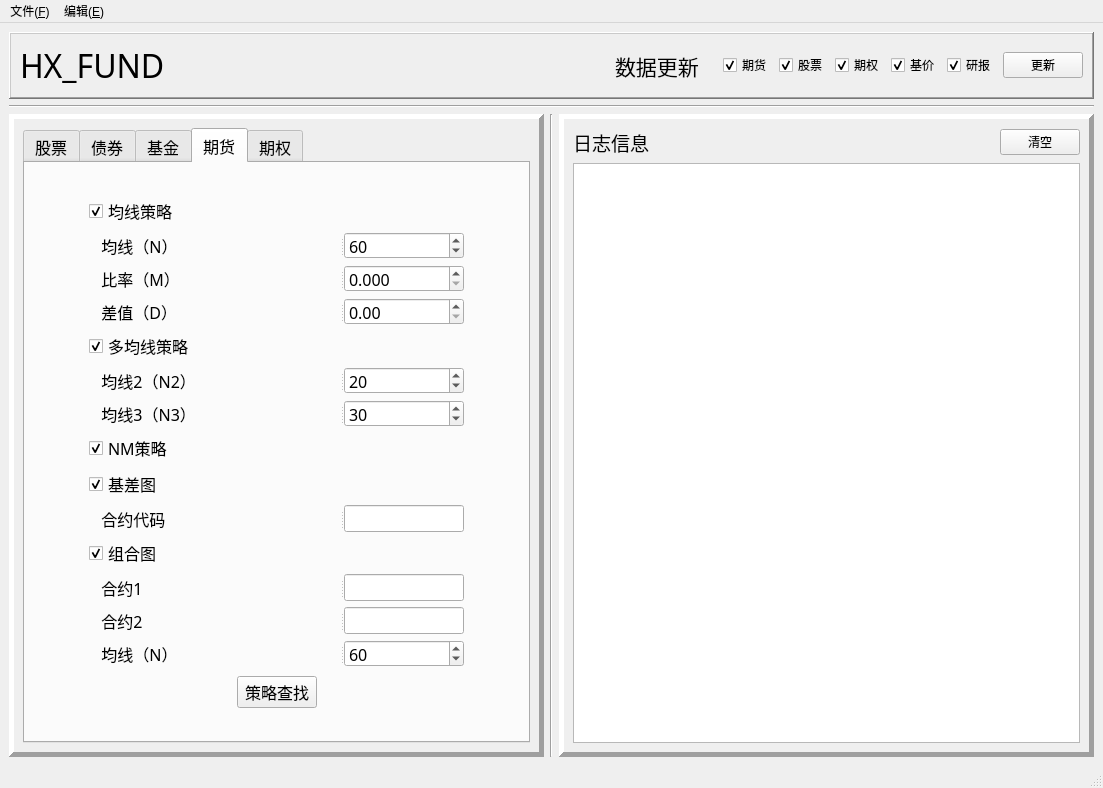
<?xml version="1.0" encoding="UTF-8"?>
<ui version="4.0">
 <class>MainWindow</class>
 <widget class="QMainWindow" name="MainWindow">
  <property name="geometry">
   <rect>
    <x>0</x>
    <y>0</y>
    <width>1103</width>
    <height>788</height>
   </rect>
  </property>
  <property name="sizePolicy">
   <sizepolicy hsizetype="MinimumExpanding" vsizetype="Preferred">
    <horstretch>0</horstretch>
    <verstretch>0</verstretch>
   </sizepolicy>
  </property>
  <property name="windowTitle">
   <string>华鑫基金</string>
  </property>
  <property name="toolTip">
   <string notr="true"/>
  </property>
  <property name="toolTipDuration">
   <number>-1</number>
  </property>
  <property name="layoutDirection">
   <enum>Qt::LeftToRight</enum>
  </property>
  <widget class="QWidget" name="centralwidget">
   <layout class="QVBoxLayout" name="verticalLayout_4">
    <item>
     <widget class="QFrame" name="frame">
      <property name="frameShape">
       <enum>QFrame::WinPanel</enum>
      </property>
      <property name="frameShadow">
       <enum>QFrame::Raised</enum>
      </property>
      <property name="lineWidth">
       <number>5</number>
      </property>
      <layout class="QHBoxLayout" name="horizontalLayout_3">
       <item>
        <layout class="QHBoxLayout" name="horizontalLayout_2">
         <item>
          <widget class="QLabel" name="label_title">
           <property name="font">
            <font>
             <family>Algerian</family>
             <pointsize>24</pointsize>
            </font>
           </property>
           <property name="text">
            <string>HX_FUND</string>
           </property>
          </widget>
         </item>
         <item>
          <spacer name="horizontalSpacer">
           <property name="orientation">
            <enum>Qt::Horizontal</enum>
           </property>
           <property name="sizeHint" stdset="0">
            <size>
             <width>40</width>
             <height>20</height>
            </size>
           </property>
          </spacer>
         </item>
         <item>
          <layout class="QHBoxLayout" name="horizontalLayout">
           <property name="spacing">
            <number>7</number>
           </property>
           <property name="sizeConstraint">
            <enum>QLayout::SetDefaultConstraint</enum>
           </property>
           <property name="bottomMargin">
            <number>0</number>
           </property>
           <item>
            <widget class="QLabel" name="label_update_state">
             <property name="enabled">
              <bool>true</bool>
             </property>
             <property name="font">
              <font>
               <family>华文行楷</family>
               <pointsize>16</pointsize>
              </font>
             </property>
             <property name="cursor">
              <cursorShape>ArrowCursor</cursorShape>
             </property>
             <property name="layoutDirection">
              <enum>Qt::LeftToRight</enum>
             </property>
             <property name="lineWidth">
              <number>3</number>
             </property>
             <property name="text">
              <string>数据更新   </string>
             </property>
             <property name="scaledContents">
              <bool>false</bool>
             </property>
            </widget>
           </item>
           <item>
            <widget class="QCheckBox" name="check_update_future">
             <property name="text">
              <string>期货</string>
             </property>
             <property name="checked">
              <bool>true</bool>
             </property>
            </widget>
           </item>
           <item>
            <widget class="QCheckBox" name="check_update_stock">
             <property name="text">
              <string>股票</string>
             </property>
             <property name="checked">
              <bool>true</bool>
             </property>
            </widget>
           </item>
           <item>
            <widget class="QCheckBox" name="check_update_option">
             <property name="text">
              <string>期权</string>
             </property>
             <property name="checked">
              <bool>true</bool>
             </property>
            </widget>
           </item>
           <item>
            <widget class="QCheckBox" name="check_update_actual">
             <property name="text">
              <string>基价</string>
             </property>
             <property name="checked">
              <bool>true</bool>
             </property>
            </widget>
           </item>
           <item>
            <widget class="QCheckBox" name="check_update_research">
             <property name="text">
              <string>研报</string>
             </property>
             <property name="checked">
              <bool>true</bool>
             </property>
            </widget>
           </item>
           <item>
            <widget class="QPushButton" name="button_update">
             <property name="enabled">
              <bool>true</bool>
             </property>
             <property name="cursor">
              <cursorShape>ArrowCursor</cursorShape>
             </property>
             <property name="mouseTracking">
              <bool>false</bool>
             </property>
             <property name="acceptDrops">
              <bool>false</bool>
             </property>
             <property name="toolTip">
              <string/>
             </property>
             <property name="toolTipDuration">
              <number>-1</number>
             </property>
             <property name="whatsThis">
              <string/>
             </property>
             <property name="text">
              <string>更新</string>
             </property>
            </widget>
           </item>
          </layout>
         </item>
        </layout>
       </item>
      </layout>
     </widget>
    </item>
    <item>
     <widget class="Line" name="line">
      <property name="orientation">
       <enum>Qt::Horizontal</enum>
      </property>
     </widget>
    </item>
    <item>
     <layout class="QHBoxLayout" name="horizontalLayout_4" stretch="1,0,1">
      <item>
       <widget class="QFrame" name="frame_3">
        <property name="frameShape">
         <enum>QFrame::Panel</enum>
        </property>
        <property name="frameShadow">
         <enum>QFrame::Raised</enum>
        </property>
        <property name="lineWidth">
         <number>5</number>
        </property>
        <layout class="QVBoxLayout" name="verticalLayout_2">
         <item>
          <widget class="QTabWidget" name="tabWidget">
           <property name="sizePolicy">
            <sizepolicy hsizetype="Expanding" vsizetype="Expanding">
             <horstretch>0</horstretch>
             <verstretch>0</verstretch>
            </sizepolicy>
           </property>
           <property name="font">
            <font>
             <family>隶书</family>
             <pointsize>12</pointsize>
            </font>
           </property>
           <property name="currentIndex">
            <number>3</number>
           </property>
           <widget class="QWidget" name="tab_stock">
            <attribute name="title">
             <string>股票</string>
            </attribute>
           </widget>
           <widget class="QWidget" name="tab_bond">
            <attribute name="title">
             <string>债券</string>
            </attribute>
           </widget>
           <widget class="QWidget" name="tab_fund">
            <attribute name="title">
             <string>基金</string>
            </attribute>
           </widget>
           <widget class="QWidget" name="tab_future">
            <attribute name="title">
             <string>期货</string>
            </attribute>
            <layout class="QHBoxLayout" name="horizontalLayout_12">
             <item>
              <layout class="QHBoxLayout" name="horizontalLayout_11">
               <item>
                <spacer name="horizontalSpacer_9">
                 <property name="orientation">
                  <enum>Qt::Horizontal</enum>
                 </property>
                 <property name="sizeType">
                  <enum>QSizePolicy::Fixed</enum>
                 </property>
                 <property name="sizeHint" stdset="0">
                  <size>
                   <width>55</width>
                   <height>17</height>
                  </size>
                 </property>
                </spacer>
               </item>
               <item>
                <layout class="QVBoxLayout" name="verticalLayout_8">
                 <item>
                  <spacer name="verticalSpacer_3">
                   <property name="orientation">
                    <enum>Qt::Vertical</enum>
                   </property>
                   <property name="sizeHint" stdset="0">
                    <size>
                     <width>20</width>
                     <height>40</height>
                    </size>
                   </property>
                  </spacer>
                 </item>
                 <item>
                  <layout class="QHBoxLayout" name="horizontalLayout_13">
                   <item>
                    <widget class="QCheckBox" name="check_fut_ave">
                     <property name="text">
                      <string>均线策略</string>
                     </property>
                     <property name="checked">
                      <bool>true</bool>
                     </property>
                    </widget>
                   </item>
                   <item>
                    <spacer name="horizontalSpacer_4">
                     <property name="orientation">
                      <enum>Qt::Horizontal</enum>
                     </property>
                     <property name="sizeHint" stdset="0">
                      <size>
                       <width>40</width>
                       <height>20</height>
                      </size>
                     </property>
                    </spacer>
                   </item>
                  </layout>
                 </item>
                 <item>
                  <layout class="QHBoxLayout" name="horizontalLayout_7">
                   <item>
                    <layout class="QVBoxLayout" name="verticalLayout_5">
                     <item>
                      <widget class="QSplitter" name="splitter">
                       <property name="orientation">
                        <enum>Qt::Horizontal</enum>
                       </property>
                       <widget class="QLabel" name="label">
                        <property name="text">
                         <string>   均线（N）</string>
                        </property>
                       </widget>
                       <widget class="QSpinBox" name="input_future_n">
                        <property name="sizePolicy">
                         <sizepolicy hsizetype="Expanding" vsizetype="Fixed">
                          <horstretch>0</horstretch>
                          <verstretch>0</verstretch>
                         </sizepolicy>
                        </property>
                        <property name="minimumSize">
                         <size>
                          <width>120</width>
                          <height>27</height>
                         </size>
                        </property>
                        <property name="maximumSize">
                         <size>
                          <width>120</width>
                          <height>27</height>
                         </size>
                        </property>
                        <property name="layoutDirection">
                         <enum>Qt::LeftToRight</enum>
                        </property>
                        <property name="wrapping">
                         <bool>false</bool>
                        </property>
                        <property name="frame">
                         <bool>true</bool>
                        </property>
                        <property name="specialValueText">
                         <string/>
                        </property>
                        <property name="minimum">
                         <number>1</number>
                        </property>
                        <property name="maximum">
                         <number>1000</number>
                        </property>
                        <property name="value">
                         <number>60</number>
                        </property>
                       </widget>
                      </widget>
                     </item>
                     <item>
                      <widget class="QSplitter" name="splitter_2">
                       <property name="orientation">
                        <enum>Qt::Horizontal</enum>
                       </property>
                       <widget class="QLabel" name="label_2">
                        <property name="text">
                         <string>   比率（M）</string>
                        </property>
                       </widget>
                       <widget class="QDoubleSpinBox" name="input_future_m">
                        <property name="minimumSize">
                         <size>
                          <width>120</width>
                          <height>27</height>
                         </size>
                        </property>
                        <property name="maximumSize">
                         <size>
                          <width>120</width>
                          <height>28</height>
                         </size>
                        </property>
                        <property name="specialValueText">
                         <string/>
                        </property>
                        <property name="decimals">
                         <number>3</number>
                        </property>
                        <property name="singleStep">
                         <double>0.001000000000000</double>
                        </property>
                       </widget>
                      </widget>
                     </item>
                     <item>
                      <widget class="QSplitter" name="splitter_3">
                       <property name="orientation">
                        <enum>Qt::Horizontal</enum>
                       </property>
                       <widget class="QLabel" name="label_4">
                        <property name="text">
                         <string>   差值（D）</string>
                        </property>
                       </widget>
                       <widget class="QDoubleSpinBox" name="input_future_d">
                        <property name="minimumSize">
                         <size>
                          <width>120</width>
                          <height>27</height>
                         </size>
                        </property>
                        <property name="maximumSize">
                         <size>
                          <width>120</width>
                          <height>27</height>
                         </size>
                        </property>
                        <property name="specialValueText">
                         <string/>
                        </property>
                        <property name="maximum">
                         <double>9999.000000000000000</double>
                        </property>
                       </widget>
                      </widget>
                     </item>
                    </layout>
                   </item>
                  </layout>
                 </item>
                 <item>
                  <layout class="QHBoxLayout" name="horizontalLayout_14">
                   <item>
                    <widget class="QCheckBox" name="check_fut_ave2">
                     <property name="text">
                      <string>多均线策略</string>
                     </property>
                     <property name="checked">
                      <bool>true</bool>
                     </property>
                    </widget>
                   </item>
                   <item>
                    <spacer name="horizontalSpacer_10">
                     <property name="orientation">
                      <enum>Qt::Horizontal</enum>
                     </property>
                     <property name="sizeHint" stdset="0">
                      <size>
                       <width>40</width>
                       <height>20</height>
                      </size>
                     </property>
                    </spacer>
                   </item>
                  </layout>
                 </item>
                 <item>
                  <layout class="QVBoxLayout" name="verticalLayout_7">
                   <item>
                    <widget class="QSplitter" name="splitter_11">
                     <property name="orientation">
                      <enum>Qt::Horizontal</enum>
                     </property>
                     <widget class="QLabel" name="label_14">
                      <property name="text">
                       <string>   均线2（N2）</string>
                      </property>
                     </widget>
                     <widget class="QSpinBox" name="input_future_n2">
                      <property name="sizePolicy">
                       <sizepolicy hsizetype="Expanding" vsizetype="Fixed">
                        <horstretch>0</horstretch>
                        <verstretch>0</verstretch>
                       </sizepolicy>
                      </property>
                      <property name="minimumSize">
                       <size>
                        <width>120</width>
                        <height>27</height>
                       </size>
                      </property>
                      <property name="maximumSize">
                       <size>
                        <width>120</width>
                        <height>27</height>
                       </size>
                      </property>
                      <property name="layoutDirection">
                       <enum>Qt::LeftToRight</enum>
                      </property>
                      <property name="wrapping">
                       <bool>false</bool>
                      </property>
                      <property name="frame">
                       <bool>true</bool>
                      </property>
                      <property name="specialValueText">
                       <string/>
                      </property>
                      <property name="minimum">
                       <number>1</number>
                      </property>
                      <property name="maximum">
                       <number>1000</number>
                      </property>
                      <property name="value">
                       <number>20</number>
                      </property>
                     </widget>
                    </widget>
                   </item>
                   <item>
                    <widget class="QSplitter" name="splitter_12">
                     <property name="orientation">
                      <enum>Qt::Horizontal</enum>
                     </property>
                     <widget class="QLabel" name="label_15">
                      <property name="text">
                       <string>   均线3（N3）</string>
                      </property>
                     </widget>
                     <widget class="QSpinBox" name="input_future_n3">
                      <property name="sizePolicy">
                       <sizepolicy hsizetype="Expanding" vsizetype="Fixed">
                        <horstretch>0</horstretch>
                        <verstretch>0</verstretch>
                       </sizepolicy>
                      </property>
                      <property name="minimumSize">
                       <size>
                        <width>120</width>
                        <height>27</height>
                       </size>
                      </property>
                      <property name="maximumSize">
                       <size>
                        <width>120</width>
                        <height>27</height>
                       </size>
                      </property>
                      <property name="layoutDirection">
                       <enum>Qt::LeftToRight</enum>
                      </property>
                      <property name="wrapping">
                       <bool>false</bool>
                      </property>
                      <property name="frame">
                       <bool>true</bool>
                      </property>
                      <property name="specialValueText">
                       <string/>
                      </property>
                      <property name="minimum">
                       <number>1</number>
                      </property>
                      <property name="maximum">
                       <number>1000</number>
                      </property>
                      <property name="value">
                       <number>30</number>
                      </property>
                     </widget>
                    </widget>
                   </item>
                  </layout>
                 </item>
                 <item>
                  <layout class="QHBoxLayout" name="horizontalLayout_8">
                   <item>
                    <widget class="QCheckBox" name="check_fut_nm">
                     <property name="text">
                      <string>NM策略</string>
                     </property>
                     <property name="checked">
                      <bool>true</bool>
                     </property>
                    </widget>
                   </item>
                   <item>
                    <spacer name="horizontalSpacer_5">
                     <property name="orientation">
                      <enum>Qt::Horizontal</enum>
                     </property>
                     <property name="sizeHint" stdset="0">
                      <size>
                       <width>40</width>
                       <height>20</height>
                      </size>
                     </property>
                    </spacer>
                   </item>
                  </layout>
                 </item>
                 <item>
                  <layout class="QHBoxLayout" name="horizontalLayout_10">
                   <item>
                    <widget class="QCheckBox" name="check_fut_different">
                     <property name="text">
                      <string>基差图</string>
                     </property>
                     <property name="checked">
                      <bool>true</bool>
                     </property>
                    </widget>
                   </item>
                   <item>
                    <spacer name="horizontalSpacer_3">
                     <property name="orientation">
                      <enum>Qt::Horizontal</enum>
                     </property>
                     <property name="sizeHint" stdset="0">
                      <size>
                       <width>40</width>
                       <height>20</height>
                      </size>
                     </property>
                    </spacer>
                   </item>
                  </layout>
                 </item>
                 <item>
                  <widget class="QSplitter" name="splitter_4">
                   <property name="orientation">
                    <enum>Qt::Horizontal</enum>
                   </property>
                   <widget class="QLabel" name="label_5">
                    <property name="text">
                     <string>   合约代码</string>
                    </property>
                   </widget>
                   <widget class="QLineEdit" name="input_future_diff_code">
                    <property name="minimumSize">
                     <size>
                      <width>120</width>
                      <height>27</height>
                     </size>
                    </property>
                    <property name="maximumSize">
                     <size>
                      <width>120</width>
                      <height>27</height>
                     </size>
                    </property>
                   </widget>
                  </widget>
                 </item>
                 <item>
                  <layout class="QHBoxLayout" name="horizontalLayout_6">
                   <item>
                    <widget class="QCheckBox" name="check_fut_comb">
                     <property name="text">
                      <string>组合图</string>
                     </property>
                     <property name="checked">
                      <bool>true</bool>
                     </property>
                    </widget>
                   </item>
                   <item>
                    <spacer name="horizontalSpacer_11">
                     <property name="orientation">
                      <enum>Qt::Horizontal</enum>
                     </property>
                     <property name="sizeHint" stdset="0">
                      <size>
                       <width>40</width>
                       <height>20</height>
                      </size>
                     </property>
                    </spacer>
                   </item>
                  </layout>
                 </item>
                 <item>
                  <layout class="QVBoxLayout" name="verticalLayout_6">
                   <item>
                    <widget class="QSplitter" name="splitter_5">
                     <property name="orientation">
                      <enum>Qt::Horizontal</enum>
                     </property>
                     <widget class="QLabel" name="label_6">
                      <property name="text">
                       <string>   合约1</string>
                      </property>
                     </widget>
                     <widget class="QLineEdit" name="input_future_comb_code1">
                      <property name="minimumSize">
                       <size>
                        <width>120</width>
                        <height>27</height>
                       </size>
                      </property>
                      <property name="maximumSize">
                       <size>
                        <width>120</width>
                        <height>27</height>
                       </size>
                      </property>
                     </widget>
                    </widget>
                   </item>
                   <item>
                    <widget class="QSplitter" name="splitter_6">
                     <property name="orientation">
                      <enum>Qt::Horizontal</enum>
                     </property>
                     <widget class="QLabel" name="label_7">
                      <property name="text">
                       <string>   合约2</string>
                      </property>
                     </widget>
                     <widget class="QLineEdit" name="input_future_comb_code2">
                      <property name="minimumSize">
                       <size>
                        <width>120</width>
                        <height>27</height>
                       </size>
                      </property>
                      <property name="maximumSize">
                       <size>
                        <width>120</width>
                        <height>27</height>
                       </size>
                      </property>
                     </widget>
                    </widget>
                   </item>
                   <item>
                    <widget class="QSplitter" name="splitter_7">
                     <property name="orientation">
                      <enum>Qt::Horizontal</enum>
                     </property>
                     <widget class="QLabel" name="label_8">
                      <property name="text">
                       <string>   均线（N）</string>
                      </property>
                     </widget>
                     <widget class="QSpinBox" name="input_future_comb_n">
                      <property name="sizePolicy">
                       <sizepolicy hsizetype="Expanding" vsizetype="Fixed">
                        <horstretch>0</horstretch>
                        <verstretch>0</verstretch>
                       </sizepolicy>
                      </property>
                      <property name="minimumSize">
                       <size>
                        <width>120</width>
                        <height>27</height>
                       </size>
                      </property>
                      <property name="maximumSize">
                       <size>
                        <width>120</width>
                        <height>27</height>
                       </size>
                      </property>
                      <property name="layoutDirection">
                       <enum>Qt::LeftToRight</enum>
                      </property>
                      <property name="wrapping">
                       <bool>false</bool>
                      </property>
                      <property name="frame">
                       <bool>true</bool>
                      </property>
                      <property name="specialValueText">
                       <string/>
                      </property>
                      <property name="minimum">
                       <number>0</number>
                      </property>
                      <property name="maximum">
                       <number>1000</number>
                      </property>
                      <property name="value">
                       <number>60</number>
                      </property>
                     </widget>
                    </widget>
                   </item>
                  </layout>
                 </item>
                 <item>
                  <spacer name="verticalSpacer">
                   <property name="orientation">
                    <enum>Qt::Vertical</enum>
                   </property>
                   <property name="sizeHint" stdset="0">
                    <size>
                     <width>28</width>
                     <height>18</height>
                    </size>
                   </property>
                  </spacer>
                 </item>
                 <item>
                  <layout class="QHBoxLayout" name="horizontalLayout_9">
                   <item>
                    <spacer name="horizontalSpacer_6">
                     <property name="orientation">
                      <enum>Qt::Horizontal</enum>
                     </property>
                     <property name="sizeHint" stdset="0">
                      <size>
                       <width>40</width>
                       <height>20</height>
                      </size>
                     </property>
                    </spacer>
                   </item>
                   <item>
                    <widget class="QPushButton" name="button_future_strategy">
                     <property name="text">
                      <string>策略查找</string>
                     </property>
                    </widget>
                   </item>
                   <item>
                    <spacer name="horizontalSpacer_7">
                     <property name="orientation">
                      <enum>Qt::Horizontal</enum>
                     </property>
                     <property name="sizeHint" stdset="0">
                      <size>
                       <width>40</width>
                       <height>20</height>
                      </size>
                     </property>
                    </spacer>
                   </item>
                  </layout>
                 </item>
                 <item>
                  <spacer name="verticalSpacer_2">
                   <property name="orientation">
                    <enum>Qt::Vertical</enum>
                   </property>
                   <property name="sizeHint" stdset="0">
                    <size>
                     <width>20</width>
                     <height>40</height>
                    </size>
                   </property>
                  </spacer>
                 </item>
                </layout>
               </item>
               <item>
                <spacer name="horizontalSpacer_8">
                 <property name="orientation">
                  <enum>Qt::Horizontal</enum>
                 </property>
                 <property name="sizeType">
                  <enum>QSizePolicy::Fixed</enum>
                 </property>
                 <property name="sizeHint" stdset="0">
                  <size>
                   <width>55</width>
                   <height>17</height>
                  </size>
                 </property>
                </spacer>
               </item>
              </layout>
             </item>
            </layout>
           </widget>
           <widget class="QWidget" name="tab_option">
            <attribute name="title">
             <string>期权</string>
            </attribute>
           </widget>
          </widget>
         </item>
        </layout>
       </widget>
      </item>
      <item>
       <widget class="Line" name="line_2">
        <property name="orientation">
         <enum>Qt::Vertical</enum>
        </property>
       </widget>
      </item>
      <item>
       <widget class="QFrame" name="frame_2">
        <property name="frameShape">
         <enum>QFrame::Panel</enum>
        </property>
        <property name="frameShadow">
         <enum>QFrame::Raised</enum>
        </property>
        <property name="lineWidth">
         <number>5</number>
        </property>
        <layout class="QVBoxLayout" name="verticalLayout_3">
         <item>
          <layout class="QVBoxLayout" name="verticalLayout">
           <item>
            <layout class="QHBoxLayout" name="horizontalLayout_5">
             <item>
              <widget class="QLabel" name="label_3">
               <property name="font">
                <font>
                 <family>楷体</family>
                 <pointsize>14</pointsize>
                </font>
               </property>
               <property name="text">
                <string>日志信息</string>
               </property>
              </widget>
             </item>
             <item>
              <spacer name="horizontalSpacer_2">
               <property name="orientation">
                <enum>Qt::Horizontal</enum>
               </property>
               <property name="sizeHint" stdset="0">
                <size>
                 <width>40</width>
                 <height>20</height>
                </size>
               </property>
              </spacer>
             </item>
             <item>
              <widget class="QPushButton" name="button_clearlog">
               <property name="text">
                <string>清空</string>
               </property>
              </widget>
             </item>
            </layout>
           </item>
           <item>
            <widget class="QTextBrowser" name="LogInfoBrowser">
             <property name="html">
              <string>&lt;!DOCTYPE HTML PUBLIC &quot;-//W3C//DTD HTML 4.0//EN&quot; &quot;http://www.w3.org/TR/REC-html40/strict.dtd&quot;&gt;
&lt;html&gt;&lt;head&gt;&lt;meta name=&quot;qrichtext&quot; content=&quot;1&quot; /&gt;&lt;style type=&quot;text/css&quot;&gt;
p, li { white-space: pre-wrap; }
&lt;/style&gt;&lt;/head&gt;&lt;body style=&quot; font-family:'SimSun'; font-size:9pt; font-weight:400; font-style:normal;&quot;&gt;
&lt;p style=&quot;-qt-paragraph-type:empty; margin-top:0px; margin-bottom:0px; margin-left:0px; margin-right:0px; -qt-block-indent:0; text-indent:0px;&quot;&gt;&lt;br /&gt;&lt;/p&gt;&lt;/body&gt;&lt;/html&gt;</string>
             </property>
            </widget>
           </item>
          </layout>
         </item>
        </layout>
       </widget>
      </item>
     </layout>
    </item>
   </layout>
  </widget>
  <widget class="QMenuBar" name="menubar">
   <property name="geometry">
    <rect>
     <x>0</x>
     <y>0</y>
     <width>1103</width>
     <height>26</height>
    </rect>
   </property>
   <widget class="QMenu" name="menu">
    <property name="title">
     <string>文件(&amp;F)</string>
    </property>
    <addaction name="fileOpenAction"/>
    <addaction name="fileNewAction"/>
    <addaction name="fileCloseAction"/>
   </widget>
   <widget class="QMenu" name="menu_2">
    <property name="title">
     <string>编辑(&amp;E)</string>
    </property>
   </widget>
   <addaction name="menu"/>
   <addaction name="menu_2"/>
  </widget>
  <widget class="QStatusBar" name="statusbar"/>
  <action name="fileOpenAction">
   <property name="text">
    <string>打开</string>
   </property>
   <property name="shortcut">
    <string>Alt+O</string>
   </property>
  </action>
  <action name="fileNewAction">
   <property name="text">
    <string>新建</string>
   </property>
   <property name="shortcut">
    <string>Alt+N</string>
   </property>
  </action>
  <action name="fileCloseAction">
   <property name="text">
    <string>关闭</string>
   </property>
   <property name="shortcut">
    <string>Alt+C</string>
   </property>
  </action>
 </widget>
 <resources/>
 <connections/>
 <slots>
  <slot>AlertMaxdate()</slot>
 </slots>
</ui>
